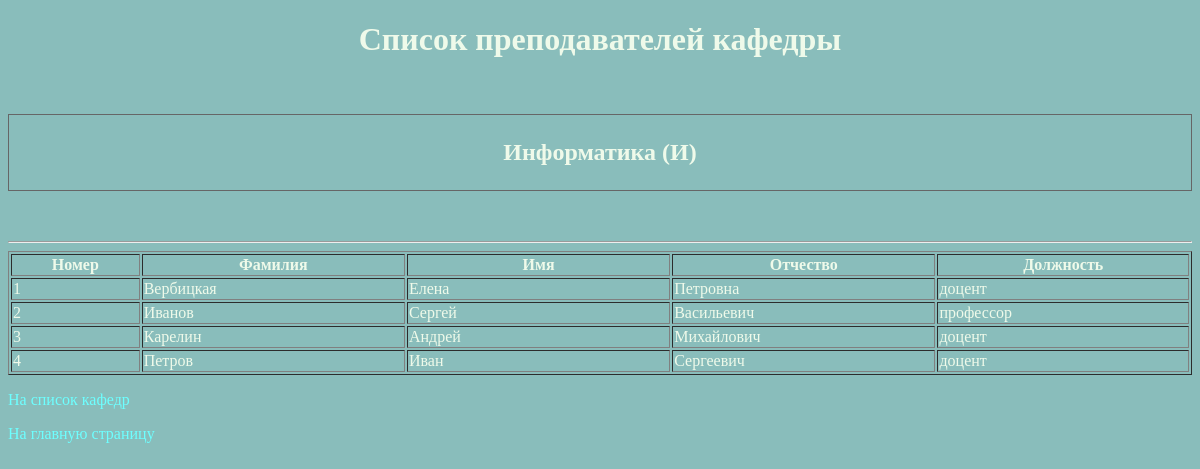
Page /project/lecturers?faculty=1 on the committed database.
### tables this page shows
CREATE TABLE IF NOT EXISTS `facultys` (
  `fac_id` smallint(6) NOT NULL AUTO_INCREMENT,
  `fac_abbrev` char(10) DEFAULT NULL,
  `fac_name` char(50) DEFAULT NULL,
  PRIMARY KEY (`fac_id`)
);

CREATE TABLE IF NOT EXISTS `lecturers` (
  `lec_id` smallint(6) NOT NULL AUTO_INCREMENT,
  `surname` char(20) DEFAULT NULL,
  `name` char(15) DEFAULT NULL,
  `patronymic` char(20) DEFAULT NULL,
  `post` tinyint(4) DEFAULT NULL,
  `faculty` tinyint(4) DEFAULT NULL,
  PRIMARY KEY (`lec_id`),
  KEY `post` (`post`),
  KEY `faculty` (`faculty`)
);

CREATE TABLE IF NOT EXISTS `posts` (
  `post_id` tinyint(4) NOT NULL,
  `post` char(25) DEFAULT NULL,
  PRIMARY KEY (`post_id`)
);

### project/lecturers.php (the view, shortened to what this page needs)
<?php require_once('Connections/studies_date.php'); ?>
<?php
$colname_faculty = "-1";
if (isset($_GET['faculty'])) {
  $colname_faculty = (get_magic_quotes_gpc()) ? $_GET['faculty'] : addslashes($_GET['faculty']);
}
mysqli_select_db($studies_date, $database_studies_date);
$query_lecturers = sprintf("SELECT surname, name, patronymic, posts.post, lecturers.lec_id FROM lecturers, posts WHERE faculty = %s AND posts.post_id = lecturers.post ORDER BY surname ASC", $colname_faculty);
$lecturers = mysqli_query($studies_date, $query_lecturers) or die($studies_date->error);
$row_lecturers = mysqli_fetch_assoc($lecturers);
$totalRows_lecturers = mysqli_num_rows($lecturers);
$query_faculty = sprintf("SELECT * FROM facultys WHERE fac_id = %s", $colname_faculty);
$faculty = mysqli_query($studies_date, $query_faculty) or die($studies_date->error);
$row_faculty = mysqli_fetch_assoc($faculty);
?>
<!DOCTYPE html>
<html>
<head>
  <link href="styles.css" rel="stylesheet" type="text/css">
</head>
<body>
  <h1>Список преподавателей кафедры</h1>
  <p>&nbsp;</p>
  <div class="fullnote">
    <h2><?php
    echo $row_faculty['fac_name'] . " (" . $row_faculty['fac_abbrev'] . ")"; ?></h2>
  </div>
  <p>&nbsp;</p>
    <hr>
  <?php if ($totalRows_lecturers > 0) {  ?>
        <table width="100%"  border="1" cellspacing="2" cellpadding="1">
            <tr>
              <th width="11%" scope="col">Номер</th>
              <th width="22.5%" scope="col">Фамилия </th>
              <th width="22.5%" scope="col">Имя</th>
              <th width="22.5%" scope="col">Отчество</th>
              <th width="22.5%" scope="col">Должность</th>
            </tr>
<?php $i=1 ?>
<?php do { ?>
            <tr>
              <td><?php echo $i; ?></td>
              <td><?php echo $row_lecturers['surname']; ?></td>
              <td><?php echo $row_lecturers['name']; ?></td>
              <td><?php echo $row_lecturers['patronymic']; ?></td>
              <td><?php echo $row_lecturers['post']; ?></td>
            </tr>
<?php $i++ ?>
<?php } while ($row_lecturers = mysqli_fetch_assoc($lecturers)); ?>
          </table>
<?php }  ?>
<p><a href="facultys">На список кафедр</a> </p>
<p><a href="/">На главную страницу</a> </p>
</body>
</html>

### project/styles.css (style rules this page uses)
body { background-color: #89bdbb; color: #effaea; }
h1 { text-align: center; }
h2 { text-align: center; }
.fullnote { border: thin solid #666666; padding: 4px; }
a { color: #6DFFFF; text-decoration: none; transition: color 1s, border 0.5s; }

### rows in the picture
facultys: fac_name "Информатика", fac_abbrev "И"
lecturers: surname "Вербицкая", name "Елена", patronymic "Петровна", posts.post "доцент"
lecturers: surname "Иванов", name "Сергей", patronymic "Васильевич", posts.post "профессор"
lecturers: surname "Карелин", name "Андрей", patronymic "Михайлович", posts.post "доцент"
lecturers: surname "Петров", name "Иван", patronymic "Сергеевич", posts.post "доцент"
